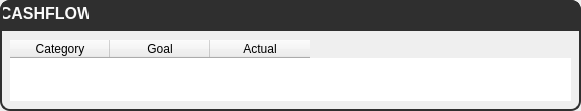
           <widget class="QFrame" name="frame_178">
            <property name="geometry">
             <rect>
              <x>20</x>
              <y>280</y>
              <width>581</width>
              <height>111</height>
             </rect>
            </property>
            <property name="styleSheet">
             <string notr="true">border: 2px solid #2f2f2f;
border-radius: 10px;</string>
            </property>
            <property name="frameShape">
             <enum>QFrame::StyledPanel</enum>
            </property>
            <property name="frameShadow">
             <enum>QFrame::Raised</enum>
            </property>
            <widget class="QFrame" name="frame_179">
             <property name="geometry">
              <rect>
               <x>0</x>
               <y>0</y>
               <width>581</width>
               <height>31</height>
              </rect>
             </property>
             <property name="styleSheet">
              <string notr="true">border: 2px solid #2f2f2f;
border-top-left-radius: 10px;
border-top-right-radius: 10px;
border-bottom-left-radius: 0px;
border-bottom-right-radius: 0px;
background-color: #2f2f2f;</string>
             </property>
             <property name="frameShape">
              <enum>QFrame::StyledPanel</enum>
             </property>
             <property name="frameShadow">
              <enum>QFrame::Raised</enum>
             </property>
             <widget class="QLabel" name="label_172">
              <property name="geometry">
               <rect>
                <x>1</x>
                <y>1</y>
                <width>90</width>
                <height>25</height>
               </rect>
              </property>
              <property name="palette">
               <palette>
                <active>
                 <colorrole role="WindowText">
                  <brush brushstyle="SolidPattern">
                   <color alpha="255">
                    <red>250</red>
                    <green>250</green>
                    <blue>250</blue>
                   </color>
                  </brush>
                 </colorrole>
                 <colorrole role="Button">
                  <brush brushstyle="SolidPattern">
                   <color alpha="255">
                    <red>47</red>
                    <green>47</green>
                    <blue>47</blue>
                   </color>
                  </brush>
                 </colorrole>
                 <colorrole role="Light">
                  <brush brushstyle="SolidPattern">
                   <color alpha="255">
                    <red>255</red>
                    <green>255</green>
                    <blue>255</blue>
                   </color>
                  </brush>
                 </colorrole>
                 <colorrole role="Midlight">
                  <brush brushstyle="SolidPattern">
                   <color alpha="255">
                    <red>252</red>
                    <green>252</green>
                    <blue>252</blue>
                   </color>
                  </brush>
                 </colorrole>
                 <colorrole role="Dark">
                  <brush brushstyle="SolidPattern">
                   <color alpha="255">
                    <red>125</red>
                    <green>125</green>
                    <blue>125</blue>
                   </color>
                  </brush>
                 </colorrole>
                 <colorrole role="Mid">
                  <brush brushstyle="SolidPattern">
                   <color alpha="255">
                    <red>167</red>
                    <green>167</green>
                    <blue>167</blue>
                   </color>
                  </brush>
                 </colorrole>
                 <colorrole role="Text">
                  <brush brushstyle="SolidPattern">
                   <color alpha="255">
                    <red>0</red>
                    <green>0</green>
                    <blue>0</blue>
                   </color>
                  </brush>
                 </colorrole>
                 <colorrole role="BrightText">
                  <brush brushstyle="SolidPattern">
                   <color alpha="255">
                    <red>255</red>
                    <green>255</green>
                    <blue>255</blue>
                   </color>
                  </brush>
                 </colorrole>
                 <colorrole role="ButtonText">
                  <brush brushstyle="SolidPattern">
                   <color alpha="255">
                    <red>0</red>
                    <green>0</green>
                    <blue>0</blue>
                   </color>
                  </brush>
                 </colorrole>
                 <colorrole role="Base">
                  <brush brushstyle="SolidPattern">
                   <color alpha="255">
                    <red>47</red>
                    <green>47</green>
                    <blue>47</blue>
                   </color>
                  </brush>
                 </colorrole>
                 <colorrole role="Window">
                  <brush brushstyle="SolidPattern">
                   <color alpha="255">
                    <red>47</red>
                    <green>47</green>
                    <blue>47</blue>
                   </color>
                  </brush>
                 </colorrole>
                 <colorrole role="Shadow">
                  <brush brushstyle="SolidPattern">
                   <color alpha="255">
                    <red>0</red>
                    <green>0</green>
                    <blue>0</blue>
                   </color>
                  </brush>
                 </colorrole>
                 <colorrole role="AlternateBase">
                  <brush brushstyle="SolidPattern">
                   <color alpha="255">
                    <red>252</red>
                    <green>252</green>
                    <blue>252</blue>
                   </color>
                  </brush>
                 </colorrole>
                 <colorrole role="ToolTipBase">
                  <brush brushstyle="SolidPattern">
                   <color alpha="255">
                    <red>255</red>
                    <green>255</green>
                    <blue>220</blue>
                   </color>
                  </brush>
                 </colorrole>
                 <colorrole role="ToolTipText">
                  <brush brushstyle="SolidPattern">
                   <color alpha="255">
                    <red>0</red>
                    <green>0</green>
                    <blue>0</blue>
                   </color>
                  </brush>
                 </colorrole>
                </active>
                <inactive>
                 <colorrole role="WindowText">
                  <brush brushstyle="SolidPattern">
                   <color alpha="255">
                    <red>250</red>
                    <green>250</green>
                    <blue>250</blue>
                   </color>
                  </brush>
                 </colorrole>
                 <colorrole role="Button">
                  <brush brushstyle="SolidPattern">
                   <color alpha="255">
                    <red>47</red>
                    <green>47</green>
                    <blue>47</blue>
                   </color>
                  </brush>
                 </colorrole>
                 <colorrole role="Light">
                  <brush brushstyle="SolidPattern">
                   <color alpha="255">
                    <red>255</red>
                    <green>255</green>
                    <blue>255</blue>
                   </color>
                  </brush>
                 </colorrole>
                 <colorrole role="Midlight">
                  <brush brushstyle="SolidPattern">
                   <color alpha="255">
                    <red>252</red>
                    <green>252</green>
                    <blue>252</blue>
                   </color>
                  </brush>
                 </colorrole>
                 <colorrole role="Dark">
                  <brush brushstyle="SolidPattern">
                   <color alpha="255">
                    <red>125</red>
                    <green>125</green>
                    <blue>125</blue>
                   </color>
                  </brush>
                 </colorrole>
                 <colorrole role="Mid">
                  <brush brushstyle="SolidPattern">
                   <color alpha="255">
                    <red>167</red>
                    <green>167</green>
                    <blue>167</blue>
                   </color>
                  </brush>
                 </colorrole>
                 <colorrole role="Text">
                  <brush brushstyle="SolidPattern">
                   <color alpha="255">
                    <red>0</red>
                    <green>0</green>
                    <blue>0</blue>
                   </color>
                  </brush>
                 </colorrole>
                 <colorrole role="BrightText">
                  <brush brushstyle="SolidPattern">
                   <color alpha="255">
                    <red>255</red>
                    <green>255</green>
                    <blue>255</blue>
                   </color>
                  </brush>
                 </colorrole>
                 <colorrole role="ButtonText">
                  <brush brushstyle="SolidPattern">
                   <color alpha="255">
                    <red>0</red>
                    <green>0</green>
                    <blue>0</blue>
                   </color>
                  </brush>
                 </colorrole>
                 <colorrole role="Base">
                  <brush brushstyle="SolidPattern">
                   <color alpha="255">
                    <red>47</red>
                    <green>47</green>
                    <blue>47</blue>
                   </color>
                  </brush>
                 </colorrole>
                 <colorrole role="Window">
                  <brush brushstyle="SolidPattern">
                   <color alpha="255">
                    <red>47</red>
                    <green>47</green>
                    <blue>47</blue>
                   </color>
                  </brush>
                 </colorrole>
                 <colorrole role="Shadow">
                  <brush brushstyle="SolidPattern">
                   <color alpha="255">
                    <red>0</red>
                    <green>0</green>
                    <blue>0</blue>
                   </color>
                  </brush>
                 </colorrole>
                 <colorrole role="AlternateBase">
                  <brush brushstyle="SolidPattern">
                   <color alpha="255">
                    <red>252</red>
                    <green>252</green>
                    <blue>252</blue>
                   </color>
                  </brush>
                 </colorrole>
                 <colorrole role="ToolTipBase">
                  <brush brushstyle="SolidPattern">
                   <color alpha="255">
                    <red>255</red>
                    <green>255</green>
                    <blue>220</blue>
                   </color>
                  </brush>
                 </colorrole>
                 <colorrole role="ToolTipText">
                  <brush brushstyle="SolidPattern">
                   <color alpha="255">
                    <red>0</red>
                    <green>0</green>
                    <blue>0</blue>
                   </color>
                  </brush>
                 </colorrole>
                </inactive>
                <disabled>
                 <colorrole role="WindowText">
                  <brush brushstyle="SolidPattern">
                   <color alpha="255">
                    <red>125</red>
                    <green>125</green>
                    <blue>125</blue>
                   </color>
                  </brush>
                 </colorrole>
                 <colorrole role="Button">
                  <brush brushstyle="SolidPattern">
                   <color alpha="255">
                    <red>47</red>
                    <green>47</green>
                    <blue>47</blue>
                   </color>
                  </brush>
                 </colorrole>
                 <colorrole role="Light">
                  <brush brushstyle="SolidPattern">
                   <color alpha="255">
                    <red>255</red>
                    <green>255</green>
                    <blue>255</blue>
                   </color>
                  </brush>
                 </colorrole>
                 <colorrole role="Midlight">
                  <brush brushstyle="SolidPattern">
                   <color alpha="255">
                    <red>252</red>
                    <green>252</green>
                    <blue>252</blue>
                   </color>
                  </brush>
                 </colorrole>
                 <colorrole role="Dark">
                  <brush brushstyle="SolidPattern">
                   <color alpha="255">
                    <red>125</red>
                    <green>125</green>
                    <blue>125</blue>
                   </color>
                  </brush>
                 </colorrole>
                 <colorrole role="Mid">
                  <brush brushstyle="SolidPattern">
                   <color alpha="255">
                    <red>167</red>
                    <green>167</green>
                    <blue>167</blue>
                   </color>
                  </brush>
                 </colorrole>
                 <colorrole role="Text">
                  <brush brushstyle="SolidPattern">
                   <color alpha="255">
                    <red>125</red>
                    <green>125</green>
                    <blue>125</blue>
                   </color>
                  </brush>
                 </colorrole>
                 <colorrole role="BrightText">
                  <brush brushstyle="SolidPattern">
                   <color alpha="255">
                    <red>255</red>
                    <green>255</green>
                    <blue>255</blue>
                   </color>
                  </brush>
                 </colorrole>
                 <colorrole role="ButtonText">
                  <brush brushstyle="SolidPattern">
                   <color alpha="255">
                    <red>125</red>
                    <green>125</green>
                    <blue>125</blue>
                   </color>
                  </brush>
                 </colorrole>
                 <colorrole role="Base">
                  <brush brushstyle="SolidPattern">
                   <color alpha="255">
                    <red>47</red>
                    <green>47</green>
                    <blue>47</blue>
                   </color>
                  </brush>
                 </colorrole>
                 <colorrole role="Window">
                  <brush brushstyle="SolidPattern">
                   <color alpha="255">
                    <red>47</red>
                    <green>47</green>
                    <blue>47</blue>
                   </color>
                  </brush>
                 </colorrole>
                 <colorrole role="Shadow">
                  <brush brushstyle="SolidPattern">
                   <color alpha="255">
                    <red>0</red>
                    <green>0</green>
                    <blue>0</blue>
                   </color>
                  </brush>
                 </colorrole>
                 <colorrole role="AlternateBase">
                  <brush brushstyle="SolidPattern">
                   <color alpha="255">
                    <red>250</red>
                    <green>250</green>
                    <blue>250</blue>
                   </color>
                  </brush>
                 </colorrole>
                 <colorrole role="ToolTipBase">
                  <brush brushstyle="SolidPattern">
                   <color alpha="255">
                    <red>255</red>
                    <green>255</green>
                    <blue>220</blue>
                   </color>
                  </brush>
                 </colorrole>
                 <colorrole role="ToolTipText">
                  <brush brushstyle="SolidPattern">
                   <color alpha="255">
                    <red>0</red>
                    <green>0</green>
                    <blue>0</blue>
                   </color>
                  </brush>
                 </colorrole>
                </disabled>
               </palette>
              </property>
              <property name="font">
               <font>
                <family>Segoe UI</family>
                <pointsize>12</pointsize>
                <weight>75</weight>
                <bold>true</bold>
               </font>
              </property>
              <property name="styleSheet">
               <string notr="true"/>
              </property>
              <property name="text">
               <string>CASHFLOW</string>
              </property>
              <property name="textFormat">
               <enum>Qt::PlainText</enum>
              </property>
              <property name="alignment">
               <set>Qt::AlignCenter</set>
              </property>
             </widget>
            </widget>
            <widget class="QTableWidget" name="tableWidget_6">
             <property name="geometry">
              <rect>
               <x>10</x>
               <y>40</y>
               <width>561</width>
               <height>61</height>
              </rect>
             </property>
             <property name="styleSheet">
              <string notr="true">border:none;
border-radius: 0px;</string>
             </property>
             <column>
              <property name="text">
               <string>Category</string>
              </property>
             </column>
             <column>
              <property name="text">
               <string>Goal</string>
              </property>
             </column>
             <column>
              <property name="text">
               <string>Actual</string>
              </property>
             </column>
            </widget>
           </widget>
